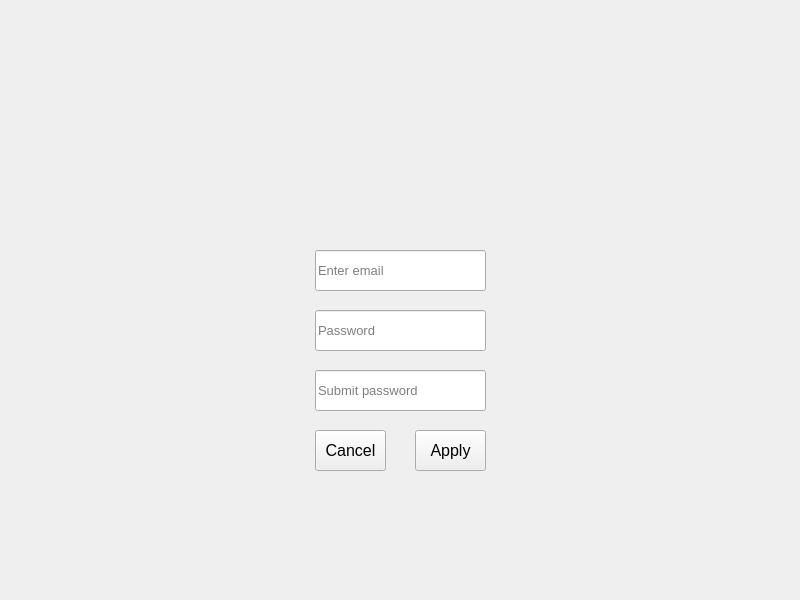
<?xml version="1.0" encoding="UTF-8"?>
<ui version="4.0">
 <class>Register</class>
 <widget class="QWidget" name="Register">
  <property name="geometry">
   <rect>
    <x>0</x>
    <y>0</y>
    <width>800</width>
    <height>600</height>
   </rect>
  </property>
  <property name="sizePolicy">
   <sizepolicy hsizetype="Fixed" vsizetype="Fixed">
    <horstretch>0</horstretch>
    <verstretch>0</verstretch>
   </sizepolicy>
  </property>
  <property name="maximumSize">
   <size>
    <width>800</width>
    <height>600</height>
   </size>
  </property>
  <property name="font">
   <font>
    <family>Arial</family>
    <pointsize>12</pointsize>
   </font>
  </property>
  <property name="windowTitle">
   <string>Register</string>
  </property>
  <widget class="QLineEdit" name="emailLineEdit">
   <property name="geometry">
    <rect>
     <x>315</x>
     <y>250</y>
     <width>171</width>
     <height>41</height>
    </rect>
   </property>
   <property name="sizePolicy">
    <sizepolicy hsizetype="Fixed" vsizetype="Fixed">
     <horstretch>0</horstretch>
     <verstretch>0</verstretch>
    </sizepolicy>
   </property>
   <property name="font">
    <font>
     <family>Arial</family>
     <pointsize>10</pointsize>
    </font>
   </property>
   <property name="inputMask">
    <string/>
   </property>
   <property name="text">
    <string/>
   </property>
   <property name="placeholderText">
    <string>Enter email</string>
   </property>
  </widget>
  <widget class="QLineEdit" name="passwordLineEdit">
   <property name="geometry">
    <rect>
     <x>315</x>
     <y>310</y>
     <width>171</width>
     <height>41</height>
    </rect>
   </property>
   <property name="font">
    <font>
     <family>Arial</family>
     <pointsize>10</pointsize>
    </font>
   </property>
   <property name="echoMode">
    <enum>QLineEdit::EchoMode::Password</enum>
   </property>
   <property name="placeholderText">
    <string>Password</string>
   </property>
  </widget>
  <widget class="QLineEdit" name="passwordLineEdit_2">
   <property name="geometry">
    <rect>
     <x>315</x>
     <y>370</y>
     <width>171</width>
     <height>41</height>
    </rect>
   </property>
   <property name="font">
    <font>
     <family>Arial</family>
     <pointsize>10</pointsize>
    </font>
   </property>
   <property name="echoMode">
    <enum>QLineEdit::EchoMode::Password</enum>
   </property>
   <property name="placeholderText">
    <string>Submit password</string>
   </property>
  </widget>
  <widget class="QPushButton" name="Apply">
   <property name="geometry">
    <rect>
     <x>415</x>
     <y>430</y>
     <width>71</width>
     <height>41</height>
    </rect>
   </property>
   <property name="sizePolicy">
    <sizepolicy hsizetype="Fixed" vsizetype="Fixed">
     <horstretch>0</horstretch>
     <verstretch>0</verstretch>
    </sizepolicy>
   </property>
   <property name="text">
    <string>Apply</string>
   </property>
  </widget>
  <widget class="QPushButton" name="Cancel">
   <property name="geometry">
    <rect>
     <x>315</x>
     <y>430</y>
     <width>71</width>
     <height>41</height>
    </rect>
   </property>
   <property name="text">
    <string>Cancel</string>
   </property>
  </widget>
 </widget>
 <resources/>
 <connections/>
</ui>
